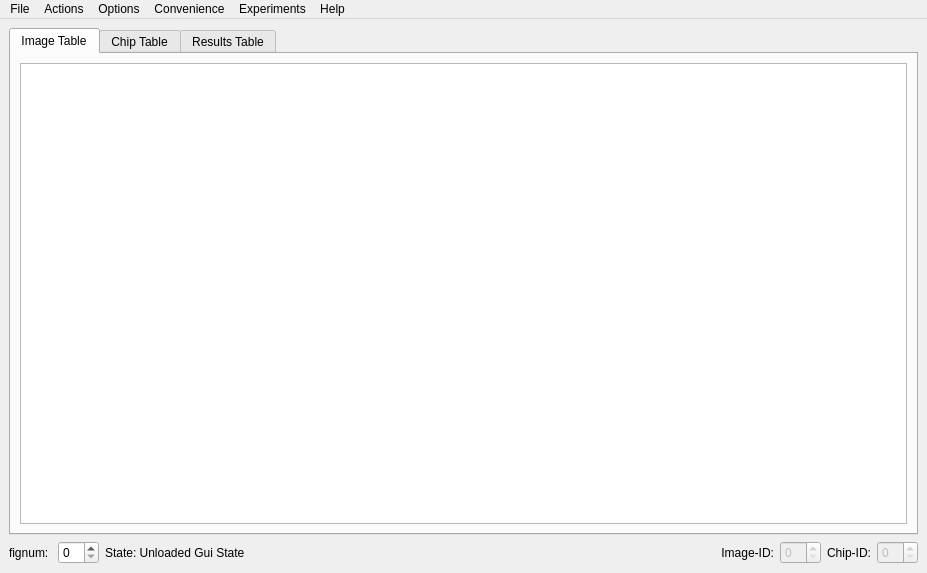
<?xml version="1.0" encoding="UTF-8"?>
<ui version="4.0">
 <class>mainSkel</class>
 <widget class="QMainWindow" name="mainSkel">
  <property name="geometry">
   <rect>
    <x>0</x>
    <y>0</y>
    <width>927</width>
    <height>573</height>
   </rect>
  </property>
  <property name="windowTitle">
   <string>HotSpotter</string>
  </property>
  <widget class="QWidget" name="centralwidget">
   <layout class="QGridLayout" name="gridLayout_2">
    <item row="1" column="1">
     <layout class="QHBoxLayout" name="root_hlayout">
      <item>
       <widget class="QTabWidget" name="tablesTabWidget">
        <property name="sizePolicy">
         <sizepolicy hsizetype="Expanding" vsizetype="Expanding">
          <horstretch>0</horstretch>
          <verstretch>0</verstretch>
         </sizepolicy>
        </property>
        <property name="currentIndex">
         <number>0</number>
        </property>
        <widget class="QWidget" name="image_view">
         <property name="minimumSize">
          <size>
           <width>445</width>
           <height>0</height>
          </size>
         </property>
         <attribute name="title">
          <string>Image Table</string>
         </attribute>
         <layout class="QGridLayout" name="gridLayout_3">
          <item row="0" column="0">
           <layout class="QVBoxLayout" name="verticalLayout">
            <item>
             <widget class="QTableWidget" name="image_TBL">
              <property name="sortingEnabled">
               <bool>true</bool>
              </property>
             </widget>
            </item>
           </layout>
          </item>
         </layout>
        </widget>
        <widget class="QWidget" name="chip_view">
         <attribute name="title">
          <string>Chip Table</string>
         </attribute>
         <layout class="QGridLayout" name="gridLayout_4">
          <item row="0" column="0">
           <layout class="QVBoxLayout" name="verticalLayout_3">
            <item>
             <widget class="QTableWidget" name="chip_TBL">
              <property name="sortingEnabled">
               <bool>true</bool>
              </property>
             </widget>
            </item>
           </layout>
          </item>
         </layout>
        </widget>
        <widget class="QWidget" name="result_view">
         <attribute name="title">
          <string>Results Table</string>
         </attribute>
         <layout class="QVBoxLayout" name="verticalLayout_5">
          <item>
           <layout class="QVBoxLayout" name="verticalLayout_4">
            <item>
             <widget class="QTableWidget" name="res_TBL">
              <property name="sortingEnabled">
               <bool>true</bool>
              </property>
             </widget>
            </item>
           </layout>
          </item>
         </layout>
        </widget>
       </widget>
      </item>
     </layout>
    </item>
    <item row="2" column="1">
     <layout class="QHBoxLayout" name="status_HLayout">
      <item>
       <widget class="QLabel" name="label_2">
        <property name="text">
         <string>fignum: </string>
        </property>
       </widget>
      </item>
      <item>
       <widget class="QSpinBox" name="fignumSPIN"/>
      </item>
      <item>
       <widget class="QLabel" name="state_LBL">
        <property name="text">
         <string>State: Unloaded Gui State</string>
        </property>
       </widget>
      </item>
      <item>
       <spacer name="horizontalSpacer_2">
        <property name="orientation">
         <enum>Qt::Horizontal</enum>
        </property>
        <property name="sizeHint" stdset="0">
         <size>
          <width>40</width>
          <height>20</height>
         </size>
        </property>
       </spacer>
      </item>
      <item>
       <spacer name="horizontalSpacer">
        <property name="orientation">
         <enum>Qt::Horizontal</enum>
        </property>
        <property name="sizeHint" stdset="0">
         <size>
          <width>40</width>
          <height>20</height>
         </size>
        </property>
       </spacer>
      </item>
      <item>
       <widget class="QLabel" name="label_3">
        <property name="text">
         <string>Image-ID:</string>
        </property>
        <property name="alignment">
         <set>Qt::AlignRight|Qt::AlignTrailing|Qt::AlignVCenter</set>
        </property>
       </widget>
      </item>
      <item>
       <widget class="QSpinBox" name="sel_cid_SPIN">
        <property name="enabled">
         <bool>false</bool>
        </property>
       </widget>
      </item>
      <item>
       <widget class="QLabel" name="label">
        <property name="layoutDirection">
         <enum>Qt::LeftToRight</enum>
        </property>
        <property name="text">
         <string>Chip-ID:</string>
        </property>
        <property name="alignment">
         <set>Qt::AlignRight|Qt::AlignTrailing|Qt::AlignVCenter</set>
        </property>
       </widget>
      </item>
      <item>
       <widget class="QSpinBox" name="sel_gid_SPIN">
        <property name="enabled">
         <bool>false</bool>
        </property>
       </widget>
      </item>
     </layout>
    </item>
   </layout>
  </widget>
  <widget class="QMenuBar" name="menubar">
   <property name="geometry">
    <rect>
     <x>0</x>
     <y>0</y>
     <width>927</width>
     <height>21</height>
    </rect>
   </property>
   <widget class="QMenu" name="menuFile">
    <property name="title">
     <string>File</string>
    </property>
    <addaction name="actionOpen_Database"/>
    <addaction name="actionSave_Database"/>
    <addaction name="actionImport_Images"/>
    <addaction name="actionQuit"/>
   </widget>
   <widget class="QMenu" name="menuView">
    <property name="title">
     <string>Convenience</string>
    </property>
    <addaction name="actionConvertImage2Chip"/>
    <addaction name="actionBatch_Change_Name"/>
    <addaction name="separator"/>
    <addaction name="actionAdd_Metadata_Property"/>
    <addaction name="actionAssign_Matches_Above_Threshold"/>
    <addaction name="actionIncrease_ROI_Size"/>
    <addaction name="separator"/>
    <addaction name="actionOpen_Data_Directory"/>
    <addaction name="actionOpen_Source_Directory"/>
    <addaction name="actionOpen_Internal_Directory"/>
   </widget>
   <widget class="QMenu" name="menuOptions">
    <property name="title">
     <string>Options</string>
    </property>
    <addaction name="actionTogEll"/>
    <addaction name="actionTogPts"/>
    <addaction name="separator"/>
    <addaction name="actionTogPlt"/>
    <addaction name="separator"/>
    <addaction name="actionPreferences"/>
   </widget>
   <widget class="QMenu" name="menuHelp">
    <property name="title">
     <string>Help</string>
    </property>
    <addaction name="actionView_Documentation"/>
    <addaction name="actionHelpWorkflow"/>
    <addaction name="actionHelpTroubles"/>
    <addaction name="separator"/>
    <addaction name="actionHelpCMD"/>
    <addaction name="separator"/>
    <addaction name="actionWriteLogs"/>
   </widget>
   <widget class="QMenu" name="menuActions">
    <property name="title">
     <string>Actions</string>
    </property>
    <addaction name="actionQuery"/>
    <addaction name="separator"/>
    <addaction name="actionAdd_ROI"/>
    <addaction name="actionReselect_ROI"/>
    <addaction name="actionReselect_Orientation"/>
    <addaction name="actionRemove_Chip"/>
    <addaction name="separator"/>
    <addaction name="actionNext"/>
   </widget>
   <widget class="QMenu" name="menuExperiments">
    <property name="title">
     <string>Experiments</string>
    </property>
    <addaction name="actionMatching_Experiment"/>
    <addaction name="actionName_Consistency_Experiment"/>
   </widget>
   <addaction name="menuFile"/>
   <addaction name="menuActions"/>
   <addaction name="menuOptions"/>
   <addaction name="menuView"/>
   <addaction name="menuExperiments"/>
   <addaction name="menuHelp"/>
  </widget>
  <action name="actionOpen_Database">
   <property name="text">
    <string>Open Database</string>
   </property>
   <property name="shortcut">
    <string>Ctrl+O</string>
   </property>
  </action>
  <action name="actionSave_Database">
   <property name="text">
    <string>Save Database</string>
   </property>
   <property name="shortcut">
    <string>Ctrl+S</string>
   </property>
  </action>
  <action name="actionImport_Images">
   <property name="text">
    <string>Import Images</string>
   </property>
   <property name="shortcut">
    <string>Ctrl+I</string>
   </property>
  </action>
  <action name="actionOpen_Data_Directory">
   <property name="text">
    <string>View Data Directory</string>
   </property>
  </action>
  <action name="actionOpen_Source_Directory">
   <property name="text">
    <string>View Source Directory</string>
   </property>
  </action>
  <action name="actionTogEll">
   <property name="text">
    <string>Toggle Ellipses</string>
   </property>
   <property name="shortcut">
    <string>E</string>
   </property>
  </action>
  <action name="actionUndockDisplay">
   <property name="text">
    <string>Undock Display</string>
   </property>
  </action>
  <action name="actionTogPlt">
   <property name="text">
    <string>Toggle PlotWidget</string>
   </property>
  </action>
  <action name="actionHelpCMD">
   <property name="text">
    <string>Command Line Help</string>
   </property>
  </action>
  <action name="actionHelpGUI">
   <property name="text">
    <string>GUI Help</string>
   </property>
  </action>
  <action name="actionHelpTroubles">
   <property name="text">
    <string>Troubleshooting</string>
   </property>
  </action>
  <action name="actionHelpWorkflow">
   <property name="text">
    <string>Workflow Help</string>
   </property>
  </action>
  <action name="actionTogPts">
   <property name="text">
    <string>Toggle Points</string>
   </property>
   <property name="shortcut">
    <string>P</string>
   </property>
  </action>
  <action name="actionAdd_ROI">
   <property name="text">
    <string>Add ROI</string>
   </property>
   <property name="shortcut">
    <string>A</string>
   </property>
  </action>
  <action name="actionReselect_ROI">
   <property name="text">
    <string>Reselect ROI</string>
   </property>
   <property name="shortcut">
    <string>R</string>
   </property>
  </action>
  <action name="actionNext">
   <property name="text">
    <string>Select Next</string>
   </property>
   <property name="toolTip">
    <string>Selects the next unidentified CID or Untagged GID</string>
   </property>
   <property name="shortcut">
    <string>N</string>
   </property>
  </action>
  <action name="actionRemove_Chip">
   <property name="text">
    <string>Remove Chip</string>
   </property>
   <property name="shortcut">
    <string>Ctrl+Del</string>
   </property>
  </action>
  <action name="actionQuery">
   <property name="text">
    <string>Query</string>
   </property>
   <property name="shortcut">
    <string>Q</string>
   </property>
  </action>
  <action name="actionPrev">
   <property name="text">
    <string>Prev</string>
   </property>
  </action>
  <action name="actionWriteLogs">
   <property name="text">
    <string>Write Logs</string>
   </property>
  </action>
  <action name="actionOpen_Internal_Directory">
   <property name="text">
    <string>View Internal Directory</string>
   </property>
  </action>
  <action name="actionPreferences">
   <property name="text">
    <string>Edit Preferences</string>
   </property>
   <property name="shortcut">
    <string>Ctrl+P</string>
   </property>
  </action>
  <action name="actionQuit">
   <property name="text">
    <string>Quit</string>
   </property>
  </action>
  <action name="actionConvertImage2Chip">
   <property name="text">
    <string>Convert All Images to Chips</string>
   </property>
  </action>
  <action name="actionBatch_Change_Name">
   <property name="text">
    <string>Batch Change Name</string>
   </property>
  </action>
  <action name="actionReselect_Orientation">
   <property name="text">
    <string>Reselect Orientation</string>
   </property>
   <property name="shortcut">
    <string>O</string>
   </property>
  </action>
  <action name="actionAdd_Metadata_Property">
   <property name="text">
    <string>Add Metadata Property</string>
   </property>
  </action>
  <action name="actionAssign_Matches_Above_Threshold">
   <property name="text">
    <string>Assign Matches Above Threshold</string>
   </property>
  </action>
  <action name="actionMatching_Experiment">
   <property name="text">
    <string>Matching Experiment</string>
   </property>
  </action>
  <action name="actionName_Consistency_Experiment">
   <property name="text">
    <string>Run Name Consistency Experiment</string>
   </property>
  </action>
  <action name="actionIncrease_ROI_Size">
   <property name="text">
    <string>Increase all ROI Sizes</string>
   </property>
  </action>
  <action name="actionView_Documentation">
   <property name="text">
    <string>View Documentation</string>
   </property>
  </action>
 </widget>
 <resources/>
 <connections/>
</ui>
